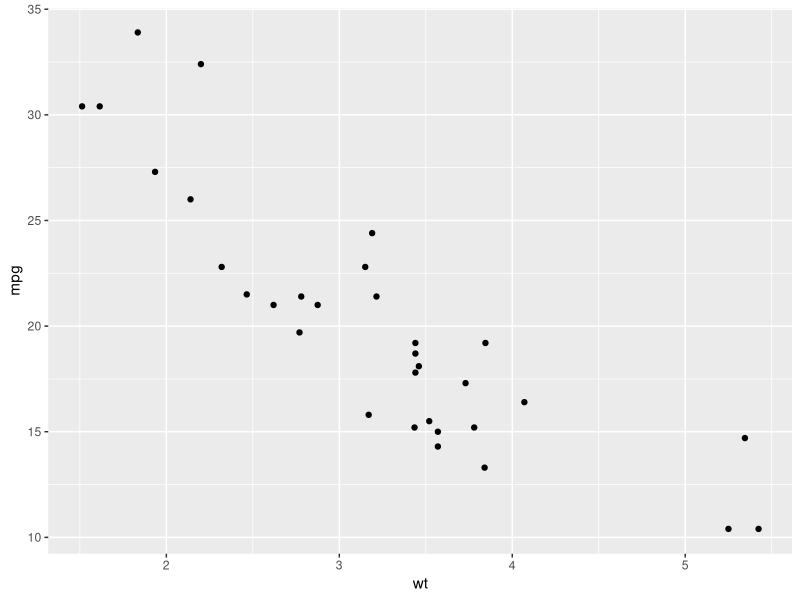
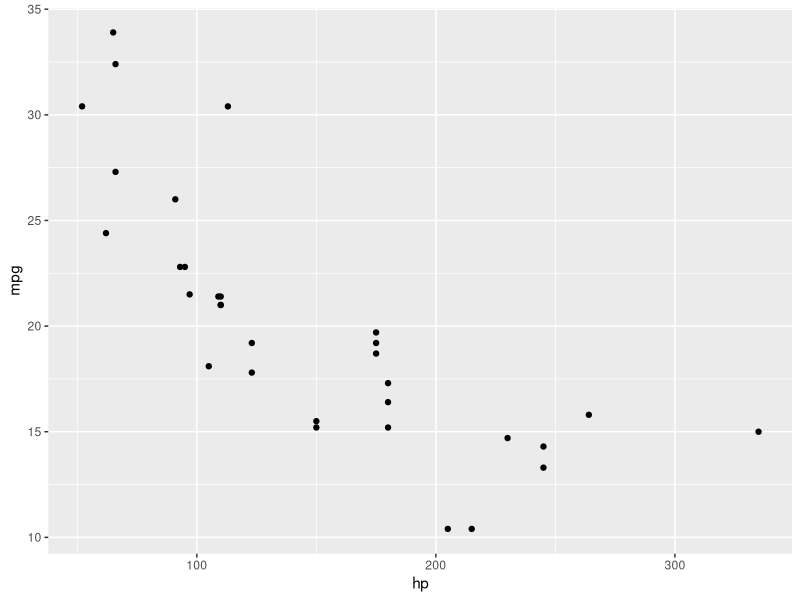
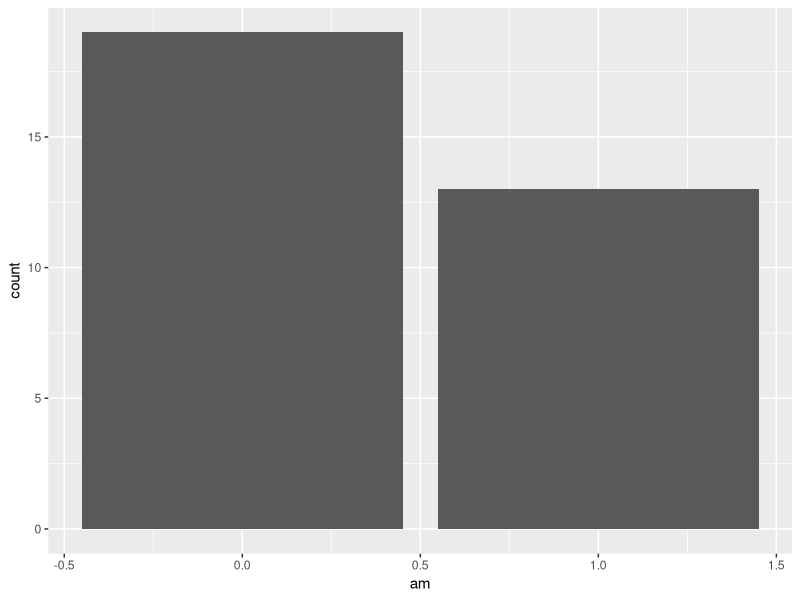
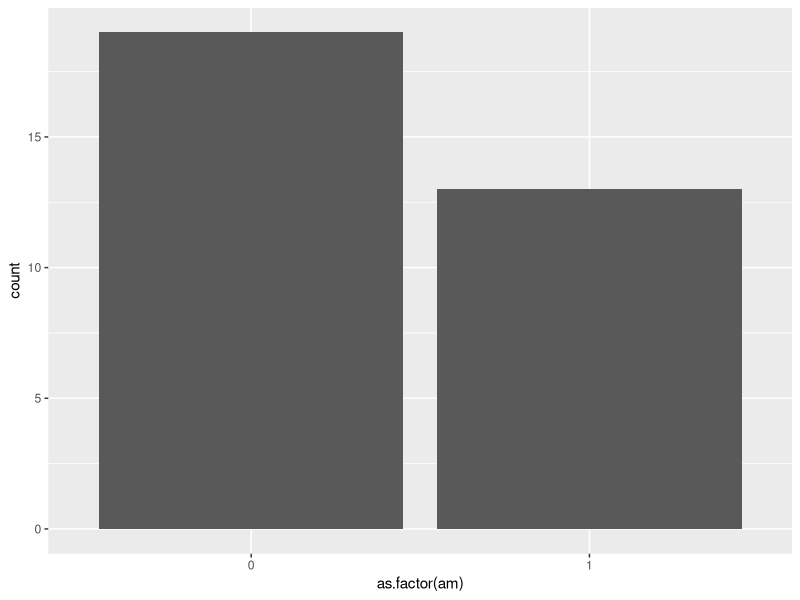
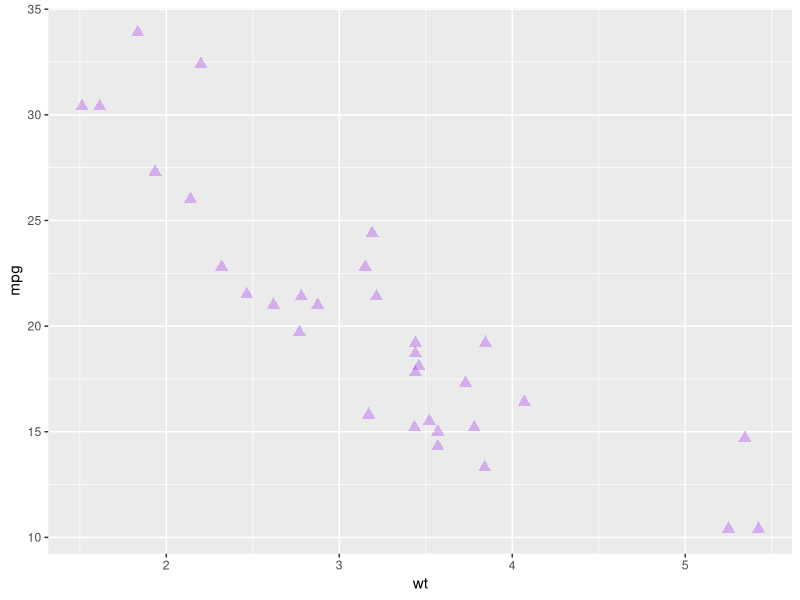
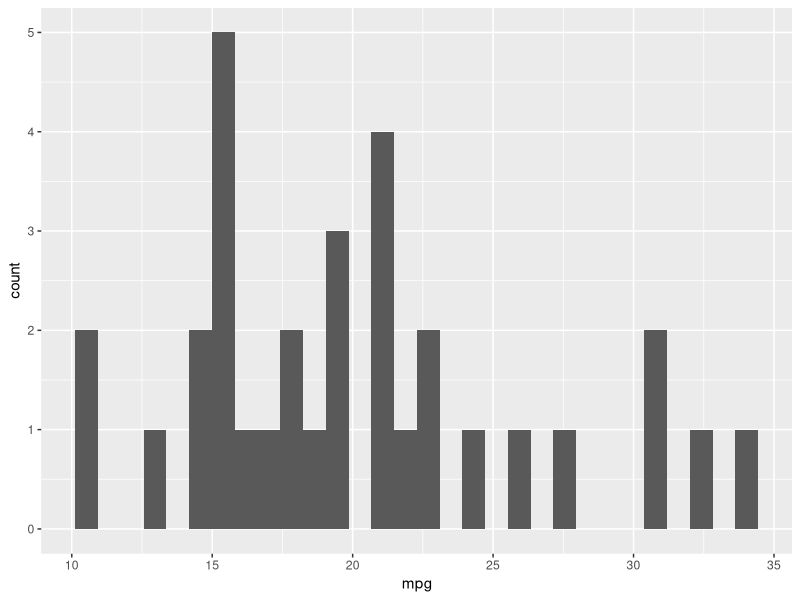
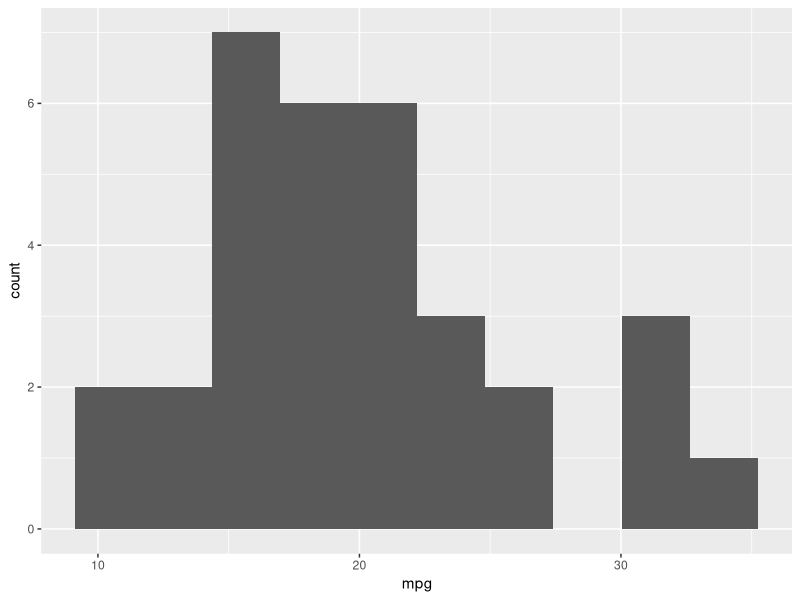
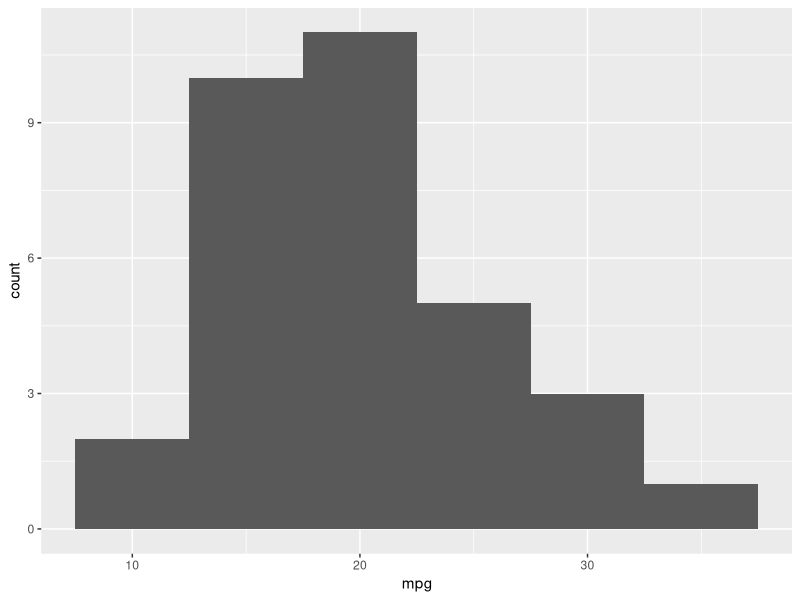

Reproduce these figures in R, in order.
# Notes 4 Code

library(ggplot2)


# Practice Questions

# Run initial code

ggplot(data = mtcars) +
  geom_point(aes(x = wt, y = mpg))


# Create scatterplot of hp (x) by mpg (y)

ggplot(data = mtcars) +
  geom_point(aes(x = hp, y = mpg))


# Create bar graph of am

ggplot(data = mtcars) +
  geom_bar(aes(x = am))

# To make the x-axis categorical instead of numeric, use as.factor()

ggplot(data = mtcars) +
  geom_bar(aes(x = as.factor(am)))



# Scatterplot Practice

ggplot(data = mtcars) +
  geom_point(aes(x = wt, 
                 y = mpg), 
             color = "purple",
             alpha = 0.3,
             size = 3,
             shape = 17)



# Creating a histogram
# We get a message telling us to specify bins / binwidth

ggplot(data = mtcars) +
  geom_histogram(aes(x = mpg))

# We specified that we wanted 10 bins
ggplot(data = mtcars) +
  geom_histogram(aes(x = mpg), bins = 10)

# Or we specified that we wanted each bin to be 5 mpg wide
ggplot(data = mtcars) +
  geom_histogram(aes(x = mpg), binwidth = 5)


# Practice histogram

ggplot(data = airquality) +
  geom_histogram(aes(x = Temp),
                 fill = "orange",
                 color = "white",
                 binwidth = 5,
                 boundary = 55)



# Practice boxplots

ggplot(ToothGrowth) +
  geom_boxplot(aes(x = supp, y = len),
               fill = "black",
               color = "pink")



# Practice bar graph
# We made each bar a different color by mapping the cut variable to fill
# To do this, we put fill = cut inside the aes() function

ggplot(diamonds) +
  geom_bar(aes(x = cut, fill = cut),
           color = "black")
